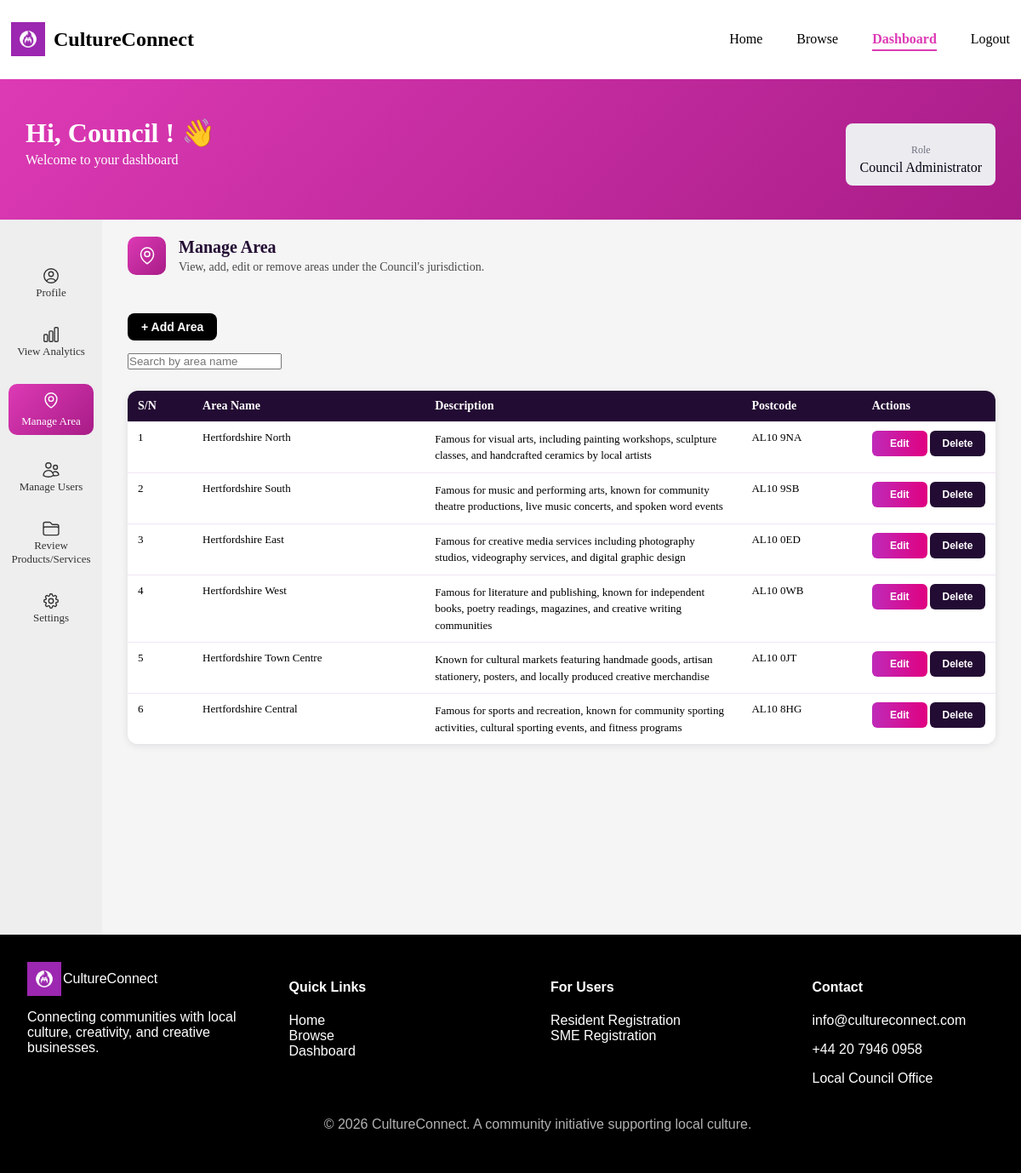
/frontend/pages/dashboard.php?page=manage-area (signed in), run on the app's committed database.
### tables this page shows
CREATE TABLE `areas` (
  `area_id` int(11) NOT NULL,
  `area_name` varchar(100) NOT NULL,
  `description` text NOT NULL,
  `postcode` varchar(20) NOT NULL,
  `latitude` decimal(9,6) DEFAULT NULL,
  `longitude` decimal(9,6) DEFAULT NULL
);

### frontend/pages/manage-area.php (the view, shortened to what this page needs)
<?php
$areas_per_page = 6;
$area_page      = max(1, intval($_GET['area_page'] ?? 1));
$total_areas    = mysqli_fetch_assoc(mysqli_query($conn, "SELECT COUNT(*) AS n FROM areas"))['n'];
$total_pages    = max(1, ceil($total_areas / $areas_per_page));
$area_page      = min($area_page, $total_pages);
$offset         = ($area_page - 1) * $areas_per_page;
$areas          = mysqli_query($conn, "SELECT * FROM areas ORDER BY area_id ASC LIMIT $areas_per_page OFFSET $offset");
?>
<div class="manage-area-page">
    <?php
        include '../components/section_header.php';
    ?>
    <div class="manage-area-actions">
        <button id="area-add-trigger-btn" onclick="openAreaAddModal()">+ Add Area</button>
    </div>
    <div class="table-filters">
        <input type="text" id="area-search-input" placeholder="Search by area name" onkeyup="filterAreaTable()">
    </div>
    <div class="area-table-wrapper">
        <table class="area-table">
            <thead>
                <tr>
                    <th>S/N</th>
                    <th>Area Name</th>
                    <th>Description</th>
                    <th>Postcode</th>
                    <th>Actions</th>
                </tr>
            </thead>
            <tbody id="area-table-body">
                <?php $count = $offset + 1; while ($area = mysqli_fetch_assoc($areas)) : ?>
                <tr>
                    <td><?= $count++ ?></td>
                    <td><?= htmlspecialchars($area['area_name']) ?></td>
                    <td><?= htmlspecialchars($area['description']) ?></td>
                    <td><?= htmlspecialchars($area['postcode']) ?></td>
                    <td>
                        <button class="edit-btn" onclick="openAreaEditModal(
                            <?= $area['area_id'] ?>,
                            '<?= addslashes($area['area_name']) ?>',
                            '<?= addslashes($area['description']) ?>',
                            '<?= addslashes($area['postcode']) ?>'
                        )">Edit</button>
                        <button class="delete-btn" onclick="openAreaDeleteModal(
                            <?= $area['area_id'] ?>,
                            '<?= addslashes($area['area_name']) ?>'
                        )">Delete</button>
                    </td>
                </tr>
                <?php endwhile; ?>
            </tbody>
        </table>
    </div>
</div>

### data on the page
areas: area_name "Hertfordshire North", description "Famous for visual arts, including painting workshops, sculpture classes, and handcrafted ceramics by local artists", postcode "AL10 9NA"
areas: area_name "Hertfordshire South", description "Famous for music and performing arts, known for community theatre productions, live music concerts, and spoken word events", postcode "AL10 9SB"
areas: area_name "Hertfordshire East", description "Famous for creative media services including photography studios, videography services, and digital graphic design", postcode "AL10 0ED"
areas: area_name "Hertfordshire West", description "Famous for literature and publishing, known for independent books, poetry readings, magazines, and creative writing communities", postcode "AL10 0WB"
areas: area_name "Hertfordshire Town Centre", description "Known for cultural markets featuring handmade goods, artisan stationery, posters, and locally produced creative merchandise", postcode "AL10 0JT"
areas: area_name "Hertfordshire Central", description "Famous for sports and recreation, known for community sporting activities, cultural sporting events, and fitness programs", postcode "AL10 8HG"

### other printed values
$_SESSION['first_name'] "Council"
$_SESSION['user_role'] "Council Administrator"
$title "Manage Area"
$subtitle "View, add, edit or remove areas under the Council's jurisdiction."
